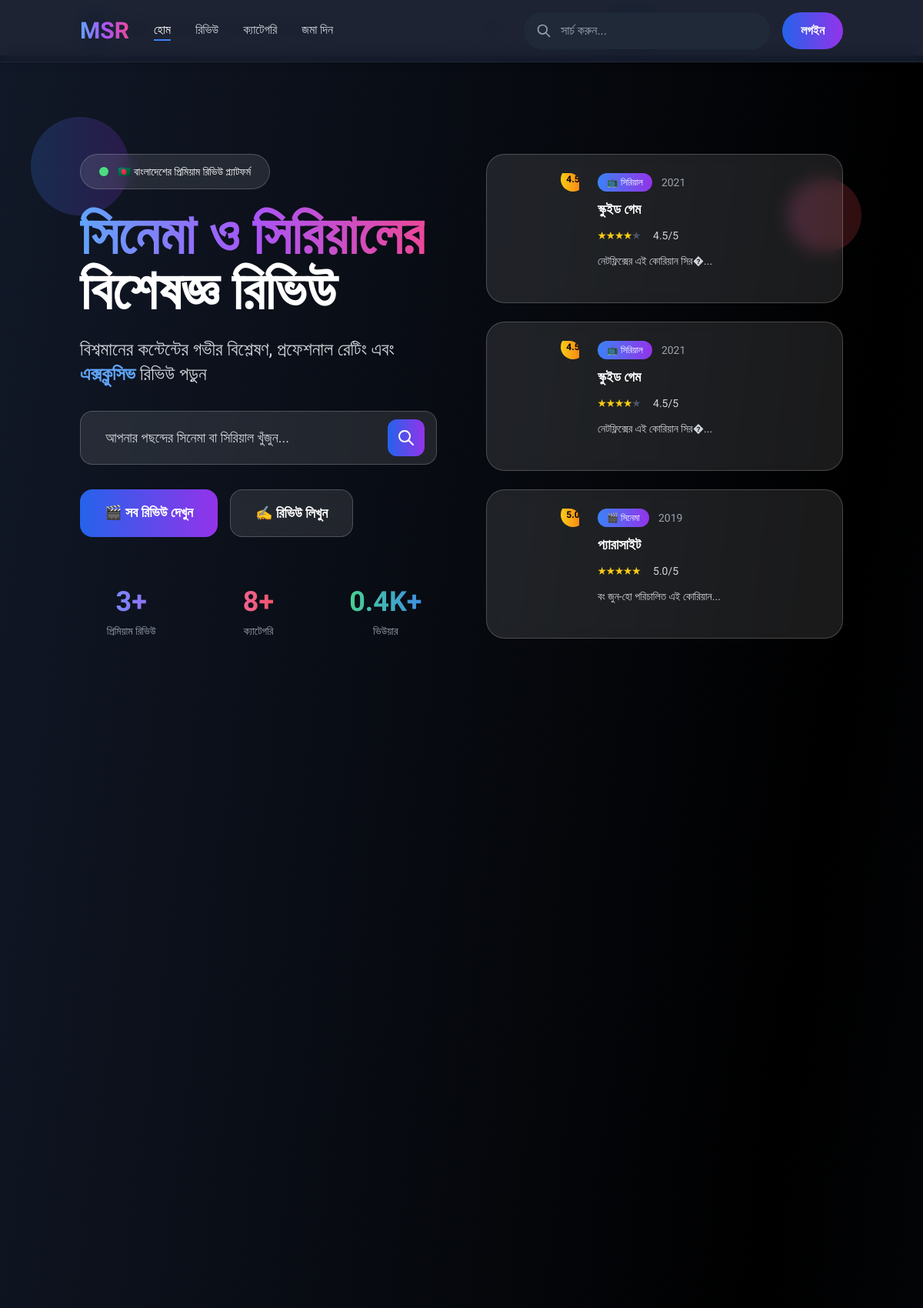
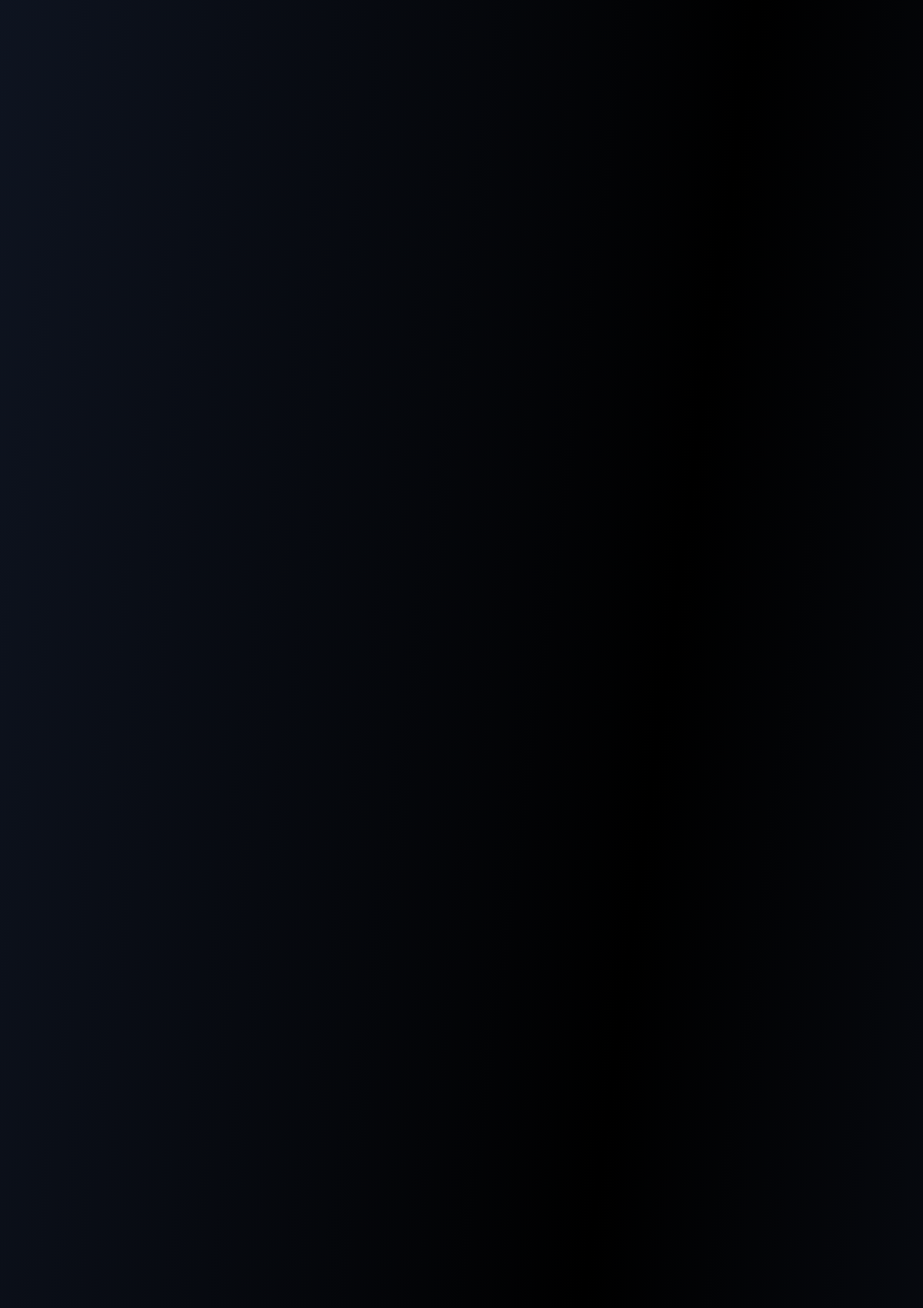
The app's page /home/9.php (upper part) with its own data (2 pictures, top to bottom).
### tables this page shows
CREATE TABLE `reviews` (
  `id` int(11) NOT NULL,
  `title` varchar(255) NOT NULL,
  `slug` varchar(255) NOT NULL,
  `reviewer_name` varchar(100) NOT NULL,
  `reviewer_email` varchar(100) DEFAULT NULL,
  `year` varchar(10) DEFAULT NULL,
  `type` enum('movie','series') NOT NULL DEFAULT 'movie',
  `language` varchar(50) DEFAULT NULL,
  `director` varchar(255) DEFAULT NULL,
  `cast` text DEFAULT NULL,
  `rating` decimal(2,1) NOT NULL DEFAULT 0.0,
  `content` longtext NOT NULL,
  `excerpt` text DEFAULT NULL,
  `poster_image` varchar(255) DEFAULT NULL,
  `trailer_url` varchar(500) DEFAULT NULL,
  `featured` tinyint(1) NOT NULL DEFAULT 0,
  `view_count` int(11) NOT NULL DEFAULT 0,
  `status` enum('published','pending','draft') NOT NULL DEFAULT 'pending',
  `created_by` enum('admin','user') NOT NULL DEFAULT 'admin',
  `meta_title` varchar(255) DEFAULT NULL,
  `meta_description` text DEFAULT NULL,
  `meta_keywords` text DEFAULT NULL,
  `created_at` timestamp NOT NULL DEFAULT current_timestamp(),
  `updated_at` timestamp NOT NULL DEFAULT current_timestamp() ON UPDATE current_timestamp()
);

### includes/database.php (called while the page is built, shortened)
<?php
class Database {
    private static $instance = null;
    private $connection = null;
    private function __construct() {
        try {
            $dsn = 'mysql:host=' . DB_HOST . ';dbname=' . DB_NAME . ';charset=' . DB_CHARSET;
            $options = [
                PDO::ATTR_ERRMODE => PDO::ERRMODE_EXCEPTION,
                PDO::ATTR_DEFAULT_FETCH_MODE => PDO::FETCH_ASSOC,
                PDO::ATTR_EMULATE_PREPARES => false,
                PDO::MYSQL_ATTR_INIT_COMMAND => "SET NAMES utf8mb4 COLLATE utf8mb4_unicode_ci"
            ];
            $this->connection = new PDO($dsn, DB_USER, DB_PASS, $options);
        } catch (PDOException $e) {
            die('Database connection failed: ' . $e->getMessage());
        }
    }
    public static function getInstance() {
        if (self::$instance === null) {
            self::$instance = new self();
        }
        return self::$instance;
    }
    public function query($sql, $params = []) {
        try {
            $stmt = $this->connection->prepare($sql);
            $stmt->execute($params);
            return $stmt;
        } catch (PDOException $e) {
            error_log('Database query error: ' . $e->getMessage());
            return false;
        }
    }
    public function fetchAll($sql, $params = []) {
        $stmt = $this->query($sql, $params);
        return $stmt ? $stmt->fetchAll() : [];
    }
}
?>

### home/9.php (the view, shortened to what this page needs)
<?php
$db = Database::getInstance();
$latest_reviews = $db->fetchAll("
    SELECT r.*, c.name as category_name, c.name_bn as category_name_bn
    FROM reviews r
    LEFT JOIN review_categories rc ON r.id = rc.review_id
    LEFT JOIN categories c ON rc.category_id = c.id
    WHERE r.status = 'published'
    ORDER BY r.created_at DESC
    LIMIT 6
");
$featured_reviews = $db->fetchAll("
    SELECT r.*, c.name as category_name, c.name_bn as category_name_bn
    FROM reviews r
    LEFT JOIN review_categories rc ON r.id = rc.review_id
    LEFT JOIN categories c ON rc.category_id = c.id
    WHERE r.status = 'published' AND r.featured = 1
    ORDER BY r.created_at DESC
    LIMIT 3
");
include 'includes/header.php';
?>
<!DOCTYPE html>
<html lang="bn">
<head>
    <script src="https://cdn.tailwindcss.com"></script>
</head>
<nav class="fixed top-0 w-full z-50 bg-gray-900/95 backdrop-blur-md border-b border-gray-800">
    <div class="container mx-auto px-4">
        <div class="flex items-center justify-between h-20">
            <div class="flex items-center space-x-8">
                <div class="text-3xl font-bold bg-gradient-to-r from-blue-400 via-purple-500 to-pink-500 bg-clip-text text-transparent">
                </div>
                <div class="hidden lg:flex space-x-8">
                    <a href="/" class="text-white hover:text-blue-400 font-medium transition-all duration-300 border-b-2 border-blue-500">হোম</a>
                    <a href="/reviews" class="text-gray-300 hover:text-blue-400 font-medium transition-all duration-300 hover:border-b-2 hover:border-blue-500">রিভিউ</a>
                    <a href="/categories" class="text-gray-300 hover:text-blue-400 font-medium transition-all duration-300 hover:border-b-2 hover:border-blue-500">ক্যাটেগরি</a>
                    <a href="/submit-review" class="text-gray-300 hover:text-blue-400 font-medium transition-all duration-300 hover:border-b-2 hover:border-blue-500">জমা দিন</a>
                </div>
            </div>
            <div class="flex items-center space-x-4">
                <div class="relative hidden md:block">
                    <input type="text" placeholder="সার্চ করুন..."
                           class="bg-gray-800 text-white px-6 py-3 pl-12 rounded-full w-80 focus:outline-none focus:ring-2 focus:ring-blue-500 transition-all">
                    <svg class="w-5 h-5 text-gray-400 absolute left-4 top-1/2 transform -translate-y-1/2" fill="none" stroke="currentColor" viewBox="0 0 24 24">
                        <path stroke-linecap="round" stroke-linejoin="round" stroke-width="2" d="M21 21l-6-6m2-5a7 7 0 11-14 0 7 7 0 0114 0z"></path>
                    </svg>
                </div>
                <button class="bg-gradient-to-r from-blue-600 to-purple-600 hover:from-blue-700 hover:to-purple-700 text-white px-6 py-3 rounded-full font-semibold transition-all duration-300 hover:scale-105">
                    লগইন
                </button>
            </div>
        </div>
    </div>
</nav>
<section class="relative min-h-screen bg-gradient-to-br from-gray-900 via-black to-gray-900 overflow-hidden">
    <div class="absolute inset-0">
        <div class="absolute top-20 left-10 w-32 h-32 bg-gradient-to-r from-blue-500 to-purple-600 rounded-full opacity-20 animate-float"></div>
        <div class="absolute top-40 right-20 w-24 h-24 bg-gradient-to-r from-pink-500 to-red-500 rounded-full opacity-20 animate-float" style="animation-delay: 2s;"></div>
    </div>
    <div class="container mx-auto px-4 pt-32 pb-20 relative z-10">
        <div class="grid lg:grid-cols-2 gap-16 items-center">
            <div class="text-white space-y-8">
                <div class="space-y-6">
                    <div class="inline-flex items-center glass-effect rounded-full px-6 py-3 text-sm font-medium">
                        <div class="w-3 h-3 bg-green-400 rounded-full mr-3 animate-pulse"></div>
                        🇧🇩 বাংলাদেশের প্রিমিয়াম রিভিউ প্ল্যাটফর্ম
                    </div>
                    <h1 class="text-5xl lg:text-7xl font-bold leading-tight">
                        <span class="bg-gradient-to-r from-blue-400 via-purple-500 to-pink-500 bg-clip-text text-transparent">
                        </span>
                        <br>
                        <span class="text-white">বিশেষজ্ঞ রিভিউ</span>
                    </h1>
                    <p class="text-xl lg:text-2xl text-gray-300 leading-relaxed">
                        বিশ্বমানের কন্টেন্টের গভীর বিশ্লেষণ, প্রফেশনাল রেটিং এবং
                        <span class="text-blue-400 font-semibold">এক্সক্লুসিভ</span> রিভিউ পড়ুন
                    </p>
                </div>
                <div class="relative">
                    <form action="/search" method="GET" class="relative">
                        <input type="text" name="q" placeholder="আপনার পছন্দের সিনেমা বা সিরিয়াল খুঁজুন..."
                               class="w-full px-8 py-5 pr-16 text-lg bg-white/10 backdrop-blur-sm border border-white/20 rounded-2xl focus:outline-none focus:ring-2 focus:ring-blue-500 focus:bg-white/20 transition-all text-white placeholder-gray-300">
                        <button type="submit"
                                class="absolute right-4 top-1/2 transform -translate-y-1/2 bg-gradient-to-r from-blue-600 to-purple-600 hover:from-blue-700 hover:to-purple-700 text-white p-3 rounded-xl transition-all hover:scale-105">
                            <svg class="w-6 h-6" fill="none" stroke="currentColor" viewBox="0 0 24 24">
                                <path stroke-linecap="round" stroke-linejoin="round" stroke-width="2" d="M21 21l-6-6m2-5a7 7 0 11-14 0 7 7 0 0114 0z"></path>
                            </svg>
                        </button>
                    </form>
                </div>
                <div class="flex flex-col sm:flex-row gap-4">
                    <a href="/reviews"
                       class="group bg-gradient-to-r from-blue-600 to-purple-600 hover:from-blue-700 hover:to-purple-700 text-white px-8 py-4 rounded-2xl font-semibold text-lg transition-all duration-300 hover:scale-105 hover:shadow-2xl text-center relative overflow-hidden">
                        <span class="relative z-10">🎬 সব রিভিউ দেখুন</span>
                    </a>
                    <a href="/submit-review"
                       class="group glass-effect hover:bg-white/20 text-white px-8 py-4 rounded-2xl font-semibold text-lg transition-all duration-300 hover:scale-105 text-center">
                        <span class="group-hover:text-blue-300 transition-colors">✍️ রিভিউ লিখুন</span>
                    </a>
                </div>
                <div class="grid grid-cols-3 gap-8 pt-8">
                    <div class="text-center group">
                        <div class="text-4xl font-bold bg-gradient-to-r from-blue-400 to-purple-500 bg-clip-text text-transparent group-hover:scale-110 transition-transform duration-300">
                        </div>
                        <div class="text-gray-400 text-sm mt-2">প্রিমিয়াম রিভিউ</div>
                    </div>
                    <div class="text-center group">
                        <div class="text-4xl font-bold bg-gradient-to-r from-pink-400 to-red-500 bg-clip-text text-transparent group-hover:scale-110 transition-transform duration-300">
                        </div>
                        <div class="text-gray-400 text-sm mt-2">ক্যাটেগরি</div>
                    </div>
                    <div class="text-center group">
                        <div class="text-4xl font-bold bg-gradient-to-r from-green-400 to-blue-500 bg-clip-text text-transparent group-hover:scale-110 transition-transform duration-300">
                        </div>
                        <div class="text-gray-400 text-sm mt-2">ভিউয়ার</div>
                    </div>
                </div>
            </div>
            <div class="relative">
                <?php if (!empty($featured_reviews)): ?>
                    <div class="relative space-y-6">
                        <?php foreach (array_slice($featured_reviews, 0, 3) as $index => $review): ?>
                            <div class="group relative glass-effect rounded-3xl p-6 hover:bg-white/20 transition-all duration-500 transform hover:scale-105"
                                 style="animation: fadeInUp 1s ease-out <?php echo $index * 0.3; ?>s both;">
                                <div class="flex space-x-6">
                                    <div class="relative w-24 h-36 flex-shrink-0 rounded-xl overflow-hidden">
                                        <div class="absolute -top-2 -right-2 w-8 h-8 bg-gradient-to-r from-yellow-400 to-orange-500 rounded-full flex items-center justify-center text-black font-bold text-xs">
                                            <?php echo $review['rating']; ?>
                                        </div>
                                    </div>
                                    <div class="flex-1 space-y-3">
                                        <div class="flex items-center space-x-3">
                                            <span class="bg-gradient-to-r from-blue-500 to-purple-600 text-white px-3 py-1 rounded-full text-xs font-medium">
                                                <?php echo $review['type'] == 'movie' ? '🎬 সিনেমা' : '📺 সিরিয়াল'; ?>
                                            </span>
                                            <span class="text-gray-400 text-sm"><?php echo $review['year']; ?></span>
                                        </div>
                                        <h3 class="text-white font-bold text-lg leading-tight group-hover:text-blue-300 transition-colors">
                                            <a href="/review/<?php echo $review['slug']; ?>">
                                                <?php echo htmlspecialchars($review['title']); ?>
                                            </a>
                                        </h3>
                                        <div class="flex items-center space-x-4">
                                            <div class="flex text-yellow-400 text-sm">
                                                <?php for ($i = 1; $i <= 5; $i++): ?>
                                                    <span class="<?php echo $i <= $review['rating'] ? 'text-yellow-400' : 'text-gray-600'; ?> transition-colors duration-200">★</span>
                                                <?php endfor; ?>
                                            </div>
                                            <span class="text-gray-300 text-sm"><?php echo $review['rating']; ?>/5</span>
                                        </div>
                                        <p class="text-gray-300 text-sm leading-relaxed">
                                            <?php echo htmlspecialchars(substr($review['excerpt'], 0, 80)); ?>...
                                        </p>
                                    </div>
                                </div>
                                <div class="absolute inset-0 border-2 border-transparent group-hover:border-blue-500/50 rounded-3xl transition-all duration-300"></div>
                            </div>
                        <?php endforeach; ?>
                    </div>
                <?php endif; ?>
            </div>
        </div>
    </div>
</section>
<?php
include 'includes/footer.php';
?>

### home/9.php (style rules this page uses)
.glass-effect { background: rgba(255, 255, 255, 0.1); backdrop-filter: blur(10px); border: 1px solid rgba(255, 255, 255, 0.2); }

### records on screen
reviews: rating "4.5", type "📺 সিরিয়াল", year "2021", title "স্কুইড গেম", excerpt "নেটফ্লিক্সের এই কোরিয়ান সির�"
reviews: rating "5.0", type "🎬 সিনেমা", year "2019", title "প্যারাসাইট", excerpt "বং জুন-হো পরিচালিত এই কোরিয়ান"
